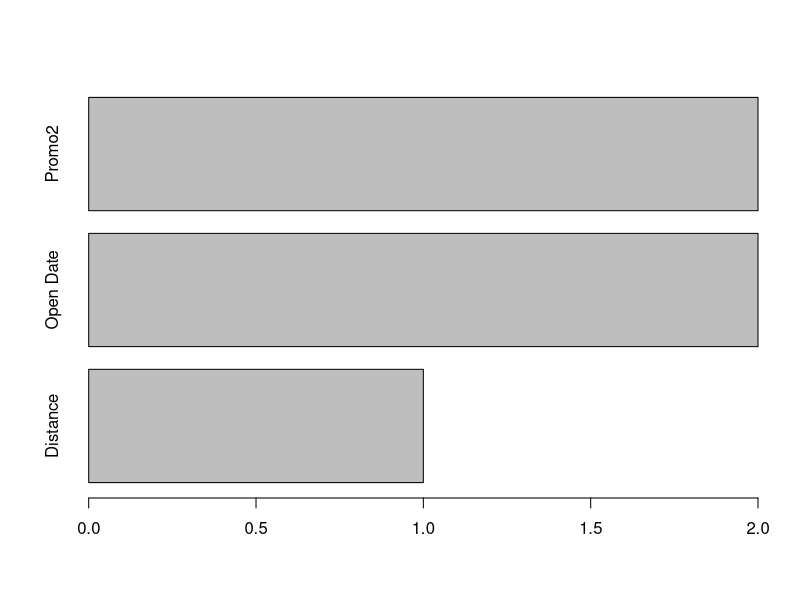
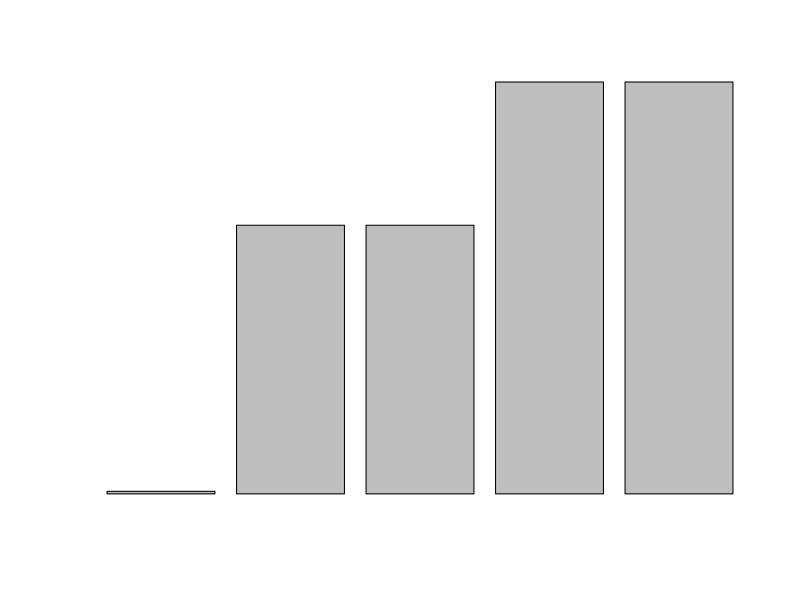

Generate these figures, in order, with R: (Note: this script raises an error after producing the figures.)
#read in the data"

stores <- read.csv("stores.csv")

m = matrix(data=NA,nrow=length(names(stores)),ncol=2)
dimnames(m) = list(names(stores),c("Total Missing","Percent Missing"))        
for(i in 1:nrow(m)){
  l = length(stores[,i])
  u = length(which(is.na(stores[,i])))
  m[i,"Total Missing"] = u
  m[i,"Percent Missing"] = round(u/l,digits=4)
}
m[m[,"Percent Missing"]!=0,]

m <- as.data.frame(m)
m <- m[m$`Total Missing`>0,]
counts <- table(m$`Percent Missing`)
barplot(counts,main="",horiz = TRUE,names.arg = c("Distance","Open Date","Promo2"))



names <- names(stores)
pmissing <- m$`Percent Missing`

m <- as.data.frame(cbind(names,pmissing))
counts
barplot(pmissing,names.arg = names,ylab="% Missing",main="Percent Missing Observations",las=2)
opts(axis.text.)

names
pmissing

attach(stores)
require(ggplot2)

#barplot(table(CompetitionDistance,useNA = "ifany"),main="Missing Distance")
barplot(table(CompetitionOpenSinceMonth,useNA = "ifany"),main="Missing Months")
barplot(table(CompetitionOpenSinceYear,useNA = "ifany"),main="Missing Years")
barplot(table(Promo2SinceWeek,useNA = "ifany"),main="Promo 2 Week")
barplot(table(Promo2SinceYear,useNA = "ifany"),main="Promo 2 Year")

stores_misingCOSM <- stores[is.na(stores$CompetitionOpenSinceMonth)=="TRUE",]
stores_NotmisingCOSM <- stores[is.na(stores$CompetitionOpenSinceMonth)=="FALSE",]

#missing comp open since month
par(mfrow=c(1,2))
#hist(stores_misingCOSM$Store)
#hist(stores_NotmisingCOSM$Store)
barplot(table(stores_misingCOSM$Assortment))
barplot(table(stores_NotmisingCOSM$Assortment))
barplot(table(stores_misingCOSM$StoreType))
barplot(table(stores_NotmisingCOSM$StoreType))
hist(stores_misingCOSM$CompetitionDistance)
hist(stores_NotmisingCOSM$CompetitionDistance)

stores_misingCOSY <- stores[is.na(stores$CompetitionOpenSinceYear)=="TRUE",]
stores_NotmisingCOSY <- stores[is.na(stores$CompetitionOpenSinceYear)=="FALSE",]

#missing comp open since month
par(mfrow=c(1,2))
hist(stores_misingCOSY$Store)
hist(stores_NotmisingCOSY$Store)
barplot(table(stores_misingCOSY$Assortment))
barplot(table(stores_NotmisingCOSY$Assortment))
barplot(table(stores_misingCOSY$StoreType))
barplot(table(stores_NotmisingCOSY$StoreType))
hist(stores_misingCOSY$CompetitionDistance)
hist(stores_NotmisingCOSY$CompetitionDistance)

